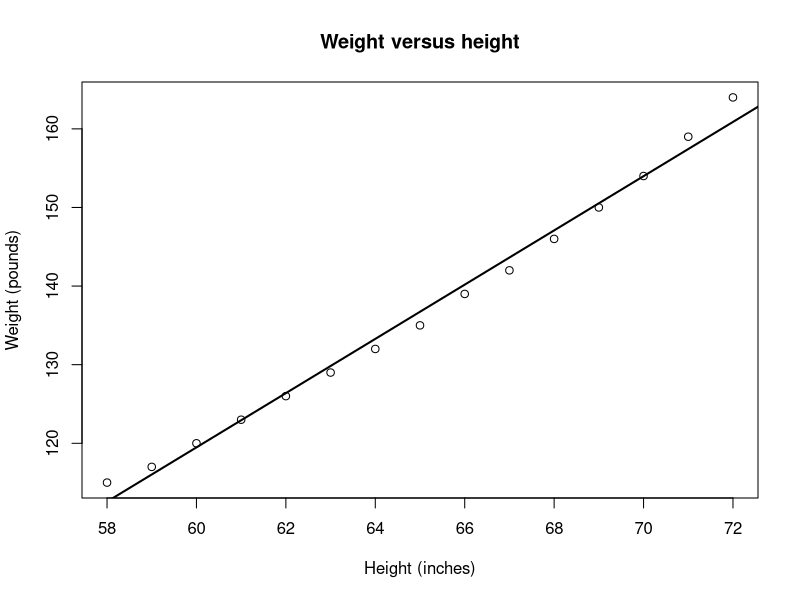
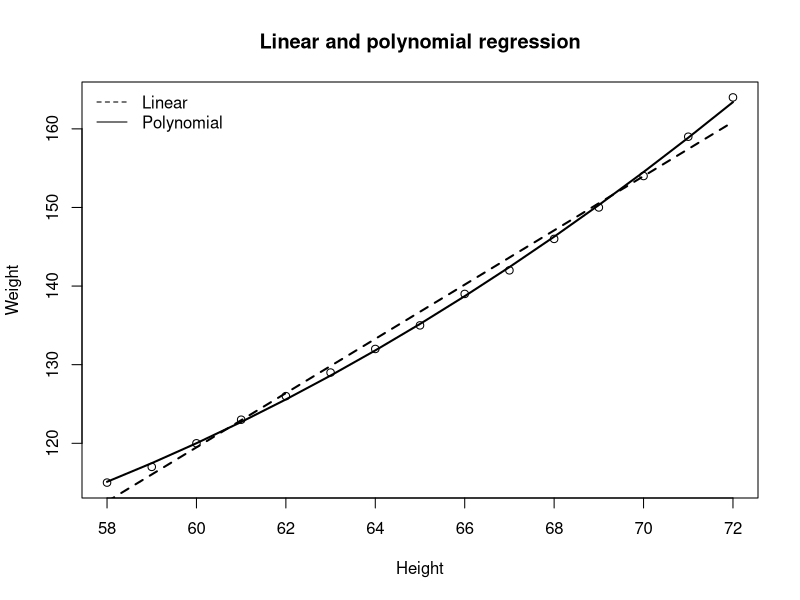
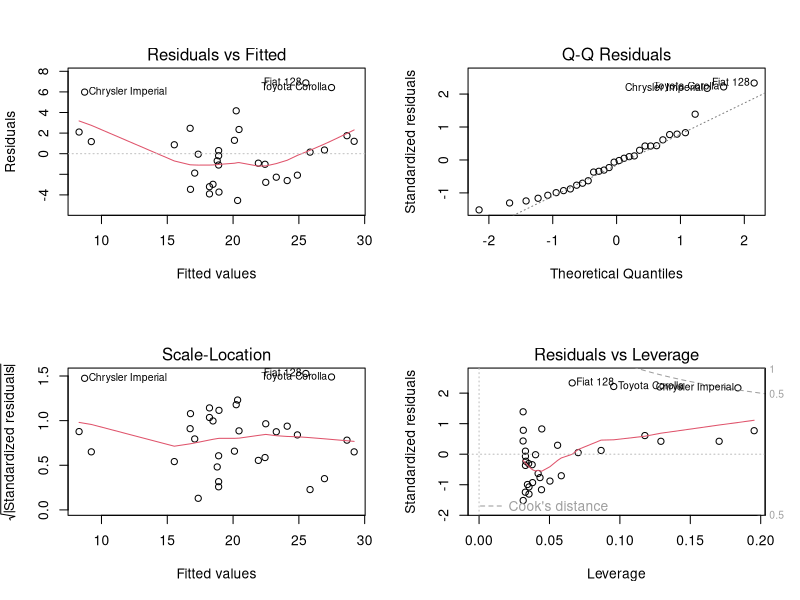
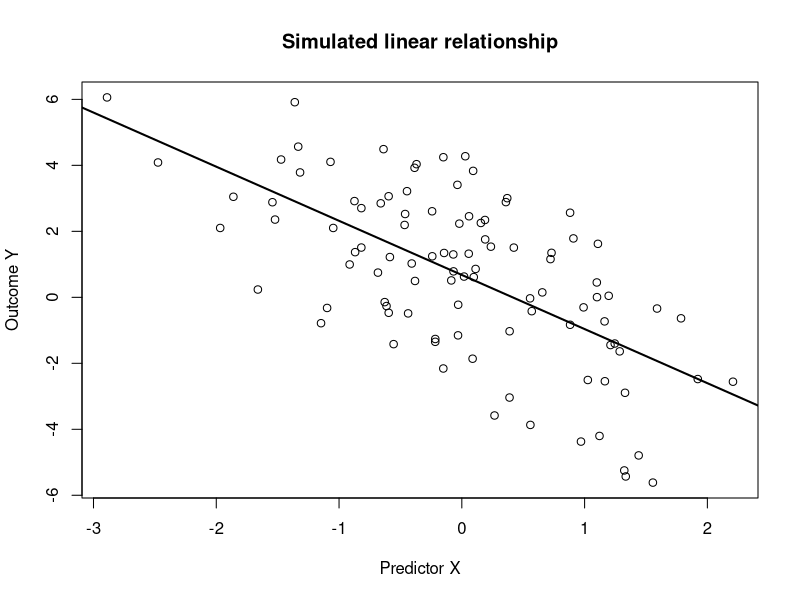
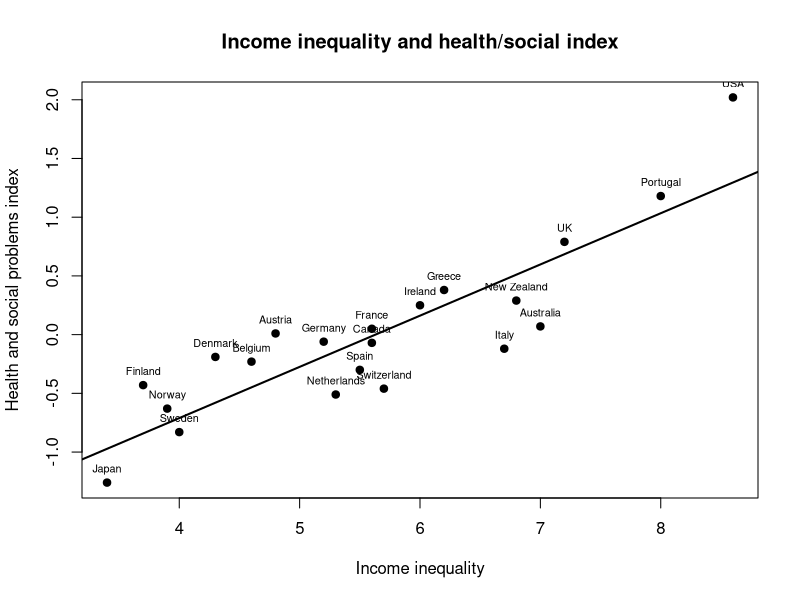

Generate these figures, in order, with R:
## ---- chunk 1
data("women")

fit <- lm(weight ~ height, data = women)
summary(fit)

plot(women$height, women$weight,
     xlab = "Height (inches)",
     ylab = "Weight (pounds)",
     main = "Weight versus height")

abline(fit, lwd = 2)
## ---- chunk 2
head(fitted(fit))
head(residuals(fit))

data.frame(
  observed = women$weight,
  fitted = fitted(fit),
  residual = residuals(fit)
)
## ---- chunk 3
fit_poly <- lm(weight ~ height + I(height^2), data = women)
summary(fit_poly)

plot(women$height, women$weight,
     xlab = "Height",
     ylab = "Weight",
     main = "Linear and polynomial regression")

lines(women$height, fitted(fit), lty = 2, lwd = 2)
lines(women$height, fitted(fit_poly), lwd = 2)
legend("topleft",
       legend = c("Linear", "Polynomial"),
       lty = c(2, 1),
       bty = "n")
## ---- chunk 4
multiple_fit <- lm(mpg ~ wt + hp + cyl, data = mtcars)
summary(multiple_fit)
## ---- chunk 5
model <- lm(mpg ~ wt, data = mtcars)

new_car <- data.frame(wt = 3.0)
predict(model, newdata = new_car)

# Prediction interval
predict(model, newdata = new_car, interval = "prediction")
## ---- chunk 6
model <- lm(mpg ~ wt, data = mtcars)
par(mfrow = c(2, 2))
plot(model)
par(mfrow = c(1, 1))
## ---- chunk 7
dnorm(0)
pnorm(2)
qnorm(0.975)
rnorm(10, mean = 20, sd = 2)
## ---- chunk 8
set.seed(1)
rnorm(5)

set.seed(1)
rnorm(5)
## ---- chunk 9
set.seed(10)

sample(1:10, size = 4)
sample(letters, size = 5)
sample(1:10)                         # Random permutation
sample(1:10, size = 10, replace = TRUE)
## ---- chunk 10
set.seed(20)

n <- 100
x <- rnorm(n)
error <- rnorm(n, mean = 0, sd = 2)

y <- 0.5 - 2 * x + error

simulated_data <- data.frame(x, y)

plot(y ~ x, data = simulated_data,
     main = "Simulated linear relationship",
     xlab = "Predictor X",
     ylab = "Outcome Y")

simulated_fit <- lm(y ~ x, data = simulated_data)
abline(simulated_fit, lwd = 2)

summary(simulated_fit)
## ---- chunk 11
country_data <- data.frame(
  country = c(
    "Australia", "Austria", "Belgium", "Canada", "Denmark",
    "Finland", "France", "Germany", "Greece", "Ireland",
    "Italy", "Japan", "Netherlands", "New Zealand", "Norway",
    "Portugal", "Spain", "Sweden", "Switzerland", "UK", "USA"
  ),
  income_inequality = c(
    7.0, 4.8, 4.6, 5.6, 4.3, 3.7, 5.6, 5.2, 6.2, 6.0,
    6.7, 3.4, 5.3, 6.8, 3.9, 8.0, 5.5, 4.0, 5.7, 7.2, 8.6
  ),
  health_social_index = c(
    0.07, 0.01, -0.23, -0.07, -0.19, -0.43, 0.05, -0.06,
    0.38, 0.25, -0.12, -1.26, -0.51, 0.29, -0.63, 1.18,
    -0.30, -0.83, -0.46, 0.79, 2.02
  )
)

plot(
  health_social_index ~ income_inequality,
  data = country_data,
  pch = 19,
  xlab = "Income inequality",
  ylab = "Health and social problems index",
  main = "Income inequality and health/social index"
)

text(
  country_data$income_inequality,
  country_data$health_social_index,
  labels = country_data$country,
  pos = 3,
  cex = 0.65
)

labelled_model <- lm(
  health_social_index ~ income_inequality,
  data = country_data
)

abline(labelled_model, lwd = 2)

cor(
  country_data$income_inequality,
  country_data$health_social_index
)
